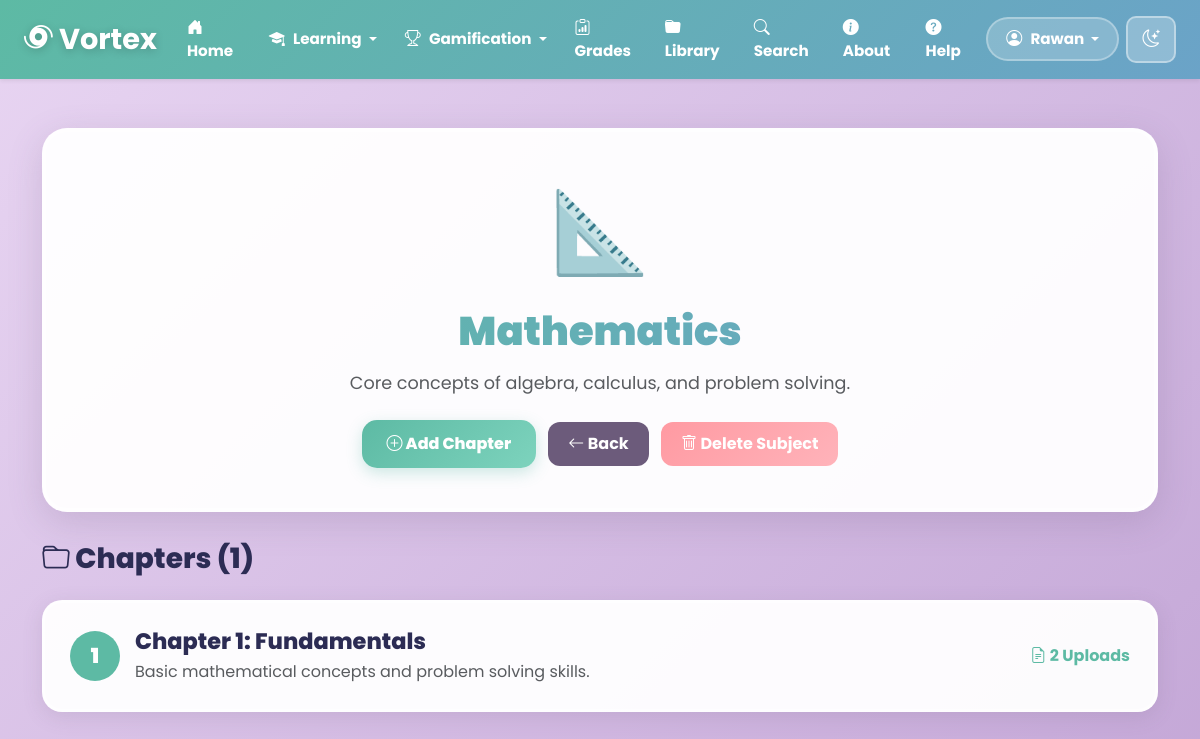
The page /subject/2 (signed in) on the database its author committed.
### models.py (models this page shows, shortened)
class User(UserMixin, db.Model):
    __tablename__ = 'user'
    id = db.Column(db.Integer, primary_key=True)
    username = db.Column(db.String(80), unique=True, nullable=False, index=True)
    email = db.Column(db.String(120), unique=True, nullable=False, index=True)
    password = db.Column(db.String(200), nullable=False)
    score = db.Column(db.Integer, default=0, index=True)
    level = db.Column(db.Integer, default=1)
    created_at = db.Column(db.DateTime, default=datetime.utcnow, index=True)
    uploads = db.relationship('Upload', backref='user', lazy='dynamic', cascade='all, delete-orphan')
    quiz_results = db.relationship('QuizResult', backref='user', lazy='dynamic', cascade='all, delete-orphan')
    battle_participations = db.relationship('BattleParticipant', backref='user', lazy='dynamic', cascade='all, delete-orphan')
    reviews = db.relationship('Review', backref='user', lazy='dynamic', cascade='all, delete-orphan')
    puzzle_games = db.relationship('PuzzleGame', backref='user', lazy='dynamic', cascade='all, delete-orphan')
    subjects = db.relationship('Subject', backref='user', lazy='dynamic', cascade='all, delete-orphan')

class Subject(db.Model):
    __tablename__ = 'subject'
    id = db.Column(db.Integer, primary_key=True)
    name = db.Column(db.String(100), nullable=False)
    description = db.Column(db.Text, nullable=True)
    icon = db.Column(db.String(50), default='📘')
    color = db.Column(db.String(20), default='#5DBAA4')
    user_id = db.Column(db.Integer, db.ForeignKey('user.id', ondelete='CASCADE'), nullable=False, index=True)
    created_at = db.Column(db.DateTime, default=datetime.utcnow, index=True)
    chapters = db.relationship('Chapter', backref='subject', lazy='dynamic', cascade='all, delete-orphan', order_by='Chapter.order')

class Chapter(db.Model):
    __tablename__ = 'chapter'
    id = db.Column(db.Integer, primary_key=True)
    name = db.Column(db.String(150), nullable=False)
    description = db.Column(db.Text, nullable=True)
    order = db.Column(db.Integer, default=1, index=True)
    subject_id = db.Column(db.Integer, db.ForeignKey('subject.id', ondelete='CASCADE'), nullable=False, index=True)
    created_at = db.Column(db.DateTime, default=datetime.utcnow, index=True)
    uploads = db.relationship('Upload', backref='chapter', lazy='dynamic', cascade='all, delete-orphan')

### app.py (the view)
@app.route('/subject/<int:subject_id>')
@login_required
def view_subject(subject_id):
    subject = Subject.query.get_or_404(subject_id)
    if subject.user_id != current_user.id:
        flash('❌ You do not have access to this subject', 'danger')
        return redirect(url_for('subjects'))
    chapters = Chapter.query.filter_by(subject_id=subject_id).order_by(Chapter.order).all()
    chapter_stats = {}
    for chapter in chapters:
        chapter_stats[chapter.id] = Upload.query.filter_by(chapter_id=chapter.id).count()
    return render_template('view_subject.html', subject=subject, chapters=chapters, chapter_stats=chapter_stats)

### app.py (called while the page is built)
@login_manager.user_loader
def load_user(user_id):
    return User.query.get(int(user_id))

### templates/view_subject.html (shortened to what this page needs)
<!DOCTYPE html>
<html lang="en">
<head>
    <link href="https://cdn.jsdelivr.net/npm/bootstrap@5.3.2/dist/css/bootstrap.min.css" rel="stylesheet">
    <link href="https://cdn.jsdelivr.net/npm/bootstrap-icons/font/bootstrap-icons.css" rel="stylesheet">
</head>
<body class="light-mode">
{% include 'navbar.html' %}
<div class="container mt-5 mb-5">
    <div class="subject-header">
        <div class="subject-icon-large">{{ subject.icon }}</div>
        <h1 class="subject-title">{{ subject.name }}</h1>
        {% if subject.description %}
        <p class="text-muted" style="font-size: 1.1rem;">{{ subject.description }}</p>
        {% endif %}
        <div class="mt-4">
            <a href="{{ url_for('create_chapter', subject_id=subject.id) }}" class="btn btn-create">
                <i class="bi bi-plus-circle"></i> Add Chapter
            </a>
            <a href="{{ url_for('subjects') }}" class="btn btn-back ms-2">
                <i class="bi bi-arrow-left"></i> Back
            </a>
            <form method="POST" action="{{ url_for('delete_subject', subject_id=subject.id) }}"
                  style="display: inline;"
                  onsubmit="return confirm('Are you sure you want to delete this subject and all its chapters?');">
                <button type="submit" class="btn btn-delete ms-2">
                    <i class="bi bi-trash"></i> Delete Subject
                </button>
            </form>
        </div>
    </div>
    <h3 class="mb-4" style="font-weight: 800; color: #2C2C54;">
        <i class="bi bi-folder"></i> Chapters ({{ chapters|length }})
    </h3>
    {% if chapters %}
    <div class="row">
        <div class="col-md-12">
            {% for chapter in chapters %}
            <div class="chapter-card" onclick="window.location.href='{{ url_for('view_chapter', chapter_id=chapter.id) }}'">
                <div class="d-flex align-items-center">
                    <div class="chapter-number">{{ chapter.order }}</div>
                    <div class="flex-grow-1">
                        <h4 class="chapter-title">{{ chapter.name }}</h4>
                        {% if chapter.description %}
                        <p class="text-muted mb-0">{{ chapter.description }}</p>
                        {% endif %}
                    </div>
                    <div class="text-end">
                        <p class="mb-0" style="color: {{ subject.color }}; font-weight: 700;">
                            <i class="bi bi-file-earmark-text"></i> {{ chapter_stats[chapter.id] }} Uploads
                        </p>
                    </div>
                </div>
            </div>
            {% endfor %}
        </div>
    </div>
    {% endif %}
</div>
</body>
</html>

### templates/navbar.html (shortened to what this page needs)
<nav class="navbar navbar-expand-lg px-4 shadow-sm">
    <a class="navbar-brand fw-bold" href="{{ url_for('home') }}">
        <i class="bi bi-hurricane"></i> Vortex
    </a>
    <div class="collapse navbar-collapse" id="navbarMenu">
        <ul class="navbar-nav ms-auto align-items-center">
            <li class="nav-item">
                <a class="nav-link" href="{{ url_for('home') }}">
                    <i class="bi bi-house-door-fill"></i> Home
                </a>
            </li>
            {% if current_user.is_authenticated %}
            <li class="nav-item dropdown">
                <a class="nav-link dropdown-toggle" href="#" id="learningDropdown"
                   role="button" data-bs-toggle="dropdown" aria-expanded="false">
                    <i class="bi bi-mortarboard-fill"></i> Learning
                </a>
            </li>
            <li class="nav-item dropdown">
                <a class="nav-link dropdown-toggle" href="#" id="gamificationDropdown"
                   role="button" data-bs-toggle="dropdown" aria-expanded="false">
                    <i class="bi bi-trophy"></i> Gamification
                </a>
            </li>
            <li class="nav-item">
                <a class="nav-link" href="{{ url_for('grading_center') }}">
                    <i class="bi bi-clipboard-data"></i> Grades
                </a>
            </li>
            <li class="nav-item">
                <a class="nav-link" href="{{ url_for('shared_library') }}">
                    <i class="bi bi-folder-fill"></i> Library
                </a>
            </li>
            <li class="nav-item">
                <a class="nav-link" href="{{ url_for('search') }}">
                    <i class="bi bi-search"></i> Search
                </a>
            </li>
            {% endif %}
            <li class="nav-item">
                <a class="nav-link" href="{{ url_for('about') }}">
                    <i class="bi bi-info-circle-fill"></i> About
                </a>
            </li>
            <li class="nav-item">
                <a class="nav-link" href="{{ url_for('help_page') }}">
                    <i class="bi bi-question-circle-fill"></i> Help
                </a>
            </li>
            {% if current_user.is_authenticated %}
            <li class="nav-item dropdown">
                <a class="nav-link dropdown-toggle user-dropdown" href="#" id="userDropdown"
                   role="button" data-bs-toggle="dropdown" aria-expanded="false">
                    <i class="bi bi-person-circle"></i> {{ current_user.username }}
                </a>
            </li>
            {% endif %}
            <li class="nav-item">
                <button id="toggle-mode" class="btn btn-mode">
                    <i class="bi bi-moon-stars"></i>
                </button>
            </li>
        </ul>
    </div>
</nav>

### templates/navbar.html (style rules this page uses)
.navbar { background: linear-gradient(135deg, #5DBAA4, #6BA3C8); transition: all 0.5s ease; box-shadow: 0 4px 20px rgba(93, 186, 164, 0.3); backdrop-filter: blur(10px); position: fixed !important; top: 0; left: 0; right: 0; z-index: 1050; }
body { padding-top: 80px; }
.navbar-brand { color: white !important; font-size: 1.8rem; font-weight: 900; text-shadow: 0 2px 10px rgba(0,0,0,0.2); transition: transform 0.3s ease; }
.navbar-brand i { animation: spin 3s linear infinite; }
.navbar-nav { gap: 0 !important; }
.nav-link { color: white !important; font-weight: 700; transition: all 0.3s ease; padding: 8px 12px !important; margin: 0 2px; border-radius: 10px; font-size: 0.95rem; }
.nav-link i { margin-right: 5px; font-size: 1rem; }
.user-dropdown { background: rgba(255,255,255,0.2); border-radius: 25px; padding: 8px 18px !important; border: 2px solid rgba(255,255,255,0.3); }
.btn-mode { background: rgba(255,255,255,0.25); border: 2px solid rgba(255,255,255,0.4); color: white; border-radius: 10px; padding: 8px 14px; transition: all 0.3s ease; font-size: 1.1rem; margin-left: 5px; }

### rows shown on the page
User: username "Rawan"
Subject: icon "📐", name "Mathematics", description "Core concepts of algebra, calculus, and problem solving."
Chapter: order "1", name "Chapter 1: Fundamentals", description "Basic mathematical concepts and problem solving skills.", subject "2"

### other values the page prints
{{ chapters|length }} "1"
